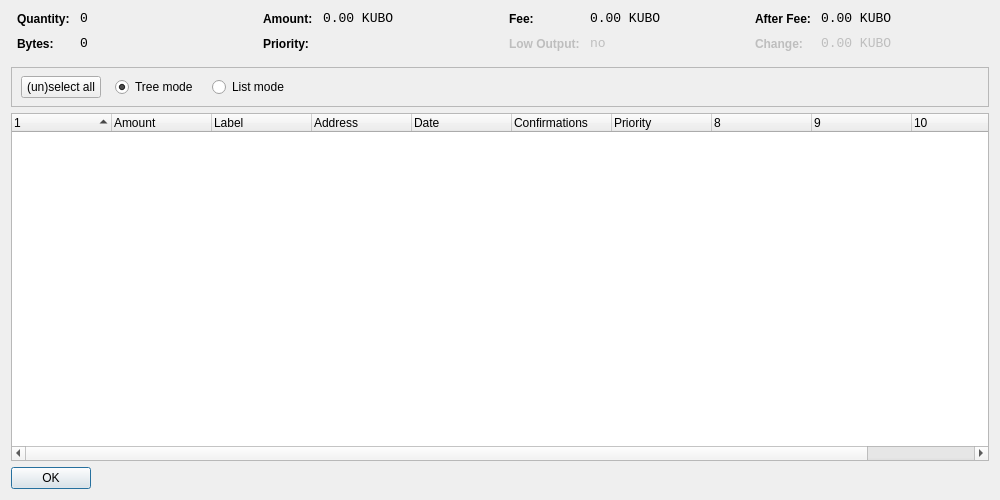
<?xml version="1.0" encoding="UTF-8"?>
<ui version="4.0">
 <class>CoinControlDialog</class>
 <widget class="QDialog" name="CoinControlDialog">
  <property name="geometry">
   <rect>
    <x>0</x>
    <y>0</y>
    <width>1000</width>
    <height>500</height>
   </rect>
  </property>
  <property name="windowTitle">
   <string>Coin Control</string>
  </property>
  <layout class="QVBoxLayout" name="verticalLayout">
   <item>
    <layout class="QHBoxLayout" name="horizontalLayoutTop" stretch="0,0,0,0">
     <property name="topMargin">
      <number>0</number>
     </property>
     <property name="bottomMargin">
      <number>10</number>
     </property>
     <item>
      <layout class="QFormLayout" name="formLayoutCoinControl1">
       <property name="horizontalSpacing">
        <number>10</number>
       </property>
       <property name="verticalSpacing">
        <number>10</number>
       </property>
       <property name="leftMargin">
        <number>6</number>
       </property>
       <property name="rightMargin">
        <number>6</number>
       </property>
       <item row="0" column="0">
        <widget class="QLabel" name="labelCoinControlQuantityText">
         <property name="styleSheet">
          <string notr="true">font-weight:bold;</string>
         </property>
         <property name="text">
          <string>Quantity:</string>
         </property>
        </widget>
       </item>
       <item row="0" column="1">
        <widget class="QLabel" name="labelCoinControlQuantity">
         <property name="font">
          <font>
           <family>Monospace</family>
           <pointsize>10</pointsize>
          </font>
         </property>
         <property name="cursor">
          <cursorShape>IBeamCursor</cursorShape>
         </property>
         <property name="contextMenuPolicy">
          <enum>Qt::ActionsContextMenu</enum>
         </property>
         <property name="text">
          <string notr="true">0</string>
         </property>
         <property name="textInteractionFlags">
          <set>Qt::LinksAccessibleByMouse|Qt::TextSelectableByKeyboard|Qt::TextSelectableByMouse</set>
         </property>
        </widget>
       </item>
       <item row="1" column="0">
        <widget class="QLabel" name="labelCoinControlBytesText">
         <property name="styleSheet">
          <string notr="true">font-weight:bold;</string>
         </property>
         <property name="text">
          <string>Bytes:</string>
         </property>
        </widget>
       </item>
       <item row="1" column="1">
        <widget class="QLabel" name="labelCoinControlBytes">
         <property name="font">
          <font>
           <family>Monospace</family>
           <pointsize>10</pointsize>
          </font>
         </property>
         <property name="cursor">
          <cursorShape>IBeamCursor</cursorShape>
         </property>
         <property name="contextMenuPolicy">
          <enum>Qt::ActionsContextMenu</enum>
         </property>
         <property name="text">
          <string notr="true">0</string>
         </property>
         <property name="textInteractionFlags">
          <set>Qt::LinksAccessibleByMouse|Qt::TextSelectableByKeyboard|Qt::TextSelectableByMouse</set>
         </property>
        </widget>
       </item>
      </layout>
     </item>
     <item>
      <layout class="QFormLayout" name="formLayoutCoinControl2">
       <property name="horizontalSpacing">
        <number>10</number>
       </property>
       <property name="verticalSpacing">
        <number>10</number>
       </property>
       <property name="leftMargin">
        <number>6</number>
       </property>
       <property name="rightMargin">
        <number>6</number>
       </property>
       <item row="0" column="0">
        <widget class="QLabel" name="labelCoinControlAmountText">
         <property name="styleSheet">
          <string notr="true">font-weight:bold;</string>
         </property>
         <property name="text">
          <string>Amount:</string>
         </property>
        </widget>
       </item>
       <item row="0" column="1">
        <widget class="QLabel" name="labelCoinControlAmount">
         <property name="font">
          <font>
           <family>Monospace</family>
           <pointsize>10</pointsize>
          </font>
         </property>
         <property name="cursor">
          <cursorShape>IBeamCursor</cursorShape>
         </property>
         <property name="contextMenuPolicy">
          <enum>Qt::ActionsContextMenu</enum>
         </property>
         <property name="text">
          <string notr="true">0.00 KUBO</string>
         </property>
         <property name="textInteractionFlags">
          <set>Qt::LinksAccessibleByMouse|Qt::TextSelectableByKeyboard|Qt::TextSelectableByMouse</set>
         </property>
        </widget>
       </item>
       <item row="1" column="0">
        <widget class="QLabel" name="labelCoinControlPriorityText">
         <property name="styleSheet">
          <string notr="true">font-weight:bold;</string>
         </property>
         <property name="text">
          <string>Priority:</string>
         </property>
        </widget>
       </item>
       <item row="1" column="1">
        <widget class="QLabel" name="labelCoinControlPriority">
         <property name="font">
          <font>
           <family>Monospace</family>
           <pointsize>10</pointsize>
          </font>
         </property>
         <property name="cursor">
          <cursorShape>IBeamCursor</cursorShape>
         </property>
         <property name="contextMenuPolicy">
          <enum>Qt::ActionsContextMenu</enum>
         </property>
         <property name="text">
          <string/>
         </property>
         <property name="textInteractionFlags">
          <set>Qt::LinksAccessibleByMouse|Qt::TextSelectableByKeyboard|Qt::TextSelectableByMouse</set>
         </property>
        </widget>
       </item>
      </layout>
     </item>
     <item>
      <layout class="QFormLayout" name="formLayoutCoinControl3">
       <property name="horizontalSpacing">
        <number>10</number>
       </property>
       <property name="verticalSpacing">
        <number>10</number>
       </property>
       <property name="leftMargin">
        <number>6</number>
       </property>
       <property name="rightMargin">
        <number>6</number>
       </property>
       <item row="0" column="0">
        <widget class="QLabel" name="labelCoinControlFeeText">
         <property name="styleSheet">
          <string notr="true">font-weight:bold;</string>
         </property>
         <property name="text">
          <string>Fee:</string>
         </property>
        </widget>
       </item>
       <item row="0" column="1">
        <widget class="QLabel" name="labelCoinControlFee">
         <property name="font">
          <font>
           <family>Monospace</family>
           <pointsize>10</pointsize>
          </font>
         </property>
         <property name="cursor">
          <cursorShape>IBeamCursor</cursorShape>
         </property>
         <property name="contextMenuPolicy">
          <enum>Qt::ActionsContextMenu</enum>
         </property>
         <property name="text">
          <string notr="true">0.00 KUBO</string>
         </property>
         <property name="textInteractionFlags">
          <set>Qt::LinksAccessibleByMouse|Qt::TextSelectableByKeyboard|Qt::TextSelectableByMouse</set>
         </property>
        </widget>
       </item>
       <item row="1" column="0">
        <widget class="QLabel" name="labelCoinControlLowOutputText">
         <property name="enabled">
          <bool>false</bool>
         </property>
         <property name="styleSheet">
          <string notr="true">font-weight:bold;</string>
         </property>
         <property name="text">
          <string>Low Output:</string>
         </property>
        </widget>
       </item>
       <item row="1" column="1">
        <widget class="QLabel" name="labelCoinControlLowOutput">
         <property name="enabled">
          <bool>false</bool>
         </property>
         <property name="font">
          <font>
           <family>Monospace</family>
           <pointsize>10</pointsize>
          </font>
         </property>
         <property name="cursor">
          <cursorShape>IBeamCursor</cursorShape>
         </property>
         <property name="contextMenuPolicy">
          <enum>Qt::ActionsContextMenu</enum>
         </property>
         <property name="text">
          <string notr="true">no</string>
         </property>
         <property name="textInteractionFlags">
          <set>Qt::LinksAccessibleByMouse|Qt::TextSelectableByKeyboard|Qt::TextSelectableByMouse</set>
         </property>
        </widget>
       </item>
      </layout>
     </item>
     <item>
      <layout class="QFormLayout" name="formLayoutCoinControl4">
       <property name="horizontalSpacing">
        <number>10</number>
       </property>
       <property name="verticalSpacing">
        <number>10</number>
       </property>
       <property name="leftMargin">
        <number>6</number>
       </property>
       <property name="rightMargin">
        <number>6</number>
       </property>
       <item row="0" column="0">
        <widget class="QLabel" name="labelCoinControlAfterFeeText">
         <property name="styleSheet">
          <string notr="true">font-weight:bold;</string>
         </property>
         <property name="text">
          <string>After Fee:</string>
         </property>
        </widget>
       </item>
       <item row="0" column="1">
        <widget class="QLabel" name="labelCoinControlAfterFee">
         <property name="font">
          <font>
           <family>Monospace</family>
           <pointsize>10</pointsize>
          </font>
         </property>
         <property name="cursor">
          <cursorShape>IBeamCursor</cursorShape>
         </property>
         <property name="contextMenuPolicy">
          <enum>Qt::ActionsContextMenu</enum>
         </property>
         <property name="text">
          <string notr="true">0.00 KUBO</string>
         </property>
         <property name="textInteractionFlags">
          <set>Qt::LinksAccessibleByMouse|Qt::TextSelectableByKeyboard|Qt::TextSelectableByMouse</set>
         </property>
        </widget>
       </item>
       <item row="1" column="0">
        <widget class="QLabel" name="labelCoinControlChangeText">
         <property name="enabled">
          <bool>false</bool>
         </property>
         <property name="styleSheet">
          <string notr="true">font-weight:bold;</string>
         </property>
         <property name="text">
          <string>Change:</string>
         </property>
        </widget>
       </item>
       <item row="1" column="1">
        <widget class="QLabel" name="labelCoinControlChange">
         <property name="enabled">
          <bool>false</bool>
         </property>
         <property name="font">
          <font>
           <family>Monospace</family>
           <pointsize>10</pointsize>
          </font>
         </property>
         <property name="cursor">
          <cursorShape>IBeamCursor</cursorShape>
         </property>
         <property name="contextMenuPolicy">
          <enum>Qt::ActionsContextMenu</enum>
         </property>
         <property name="text">
          <string notr="true">0.00 KUBO</string>
         </property>
         <property name="textInteractionFlags">
          <set>Qt::LinksAccessibleByMouse|Qt::TextSelectableByKeyboard|Qt::TextSelectableByMouse</set>
         </property>
        </widget>
       </item>
      </layout>
     </item>
    </layout>
   </item>
   <item>
    <widget class="QFrame" name="frame">
     <property name="minimumSize">
      <size>
       <width>0</width>
       <height>40</height>
      </size>
     </property>
     <property name="frameShape">
      <enum>QFrame::StyledPanel</enum>
     </property>
     <property name="frameShadow">
      <enum>QFrame::Sunken</enum>
     </property>
     <widget class="QWidget" name="horizontalLayoutWidget">
      <property name="geometry">
       <rect>
        <x>10</x>
        <y>0</y>
        <width>781</width>
        <height>41</height>
       </rect>
      </property>
      <layout class="QHBoxLayout" name="horizontalLayoutPanel" stretch="0,0,0,0,0">
       <property name="spacing">
        <number>14</number>
       </property>
       <item>
        <widget class="QPushButton" name="pushButtonSelectAll">
         <property name="sizePolicy">
          <sizepolicy hsizetype="Maximum" vsizetype="Fixed">
           <horstretch>0</horstretch>
           <verstretch>0</verstretch>
          </sizepolicy>
         </property>
         <property name="text">
          <string>(un)select all</string>
         </property>
        </widget>
       </item>
       <item>
        <widget class="QRadioButton" name="radioTreeMode">
         <property name="sizePolicy">
          <sizepolicy hsizetype="Maximum" vsizetype="Fixed">
           <horstretch>0</horstretch>
           <verstretch>0</verstretch>
          </sizepolicy>
         </property>
         <property name="text">
          <string>Tree mode</string>
         </property>
         <property name="checked">
          <bool>true</bool>
         </property>
        </widget>
       </item>
       <item>
        <widget class="QRadioButton" name="radioListMode">
         <property name="sizePolicy">
          <sizepolicy hsizetype="Maximum" vsizetype="Fixed">
           <horstretch>0</horstretch>
           <verstretch>0</verstretch>
          </sizepolicy>
         </property>
         <property name="text">
          <string>List mode</string>
         </property>
        </widget>
       </item>
       <item>
        <spacer name="horizontalSpacer">
         <property name="orientation">
          <enum>Qt::Horizontal</enum>
         </property>
         <property name="sizeHint" stdset="0">
          <size>
           <width>40</width>
           <height>20</height>
          </size>
         </property>
        </spacer>
       </item>
      </layout>
     </widget>
    </widget>
   </item>
   <item>
    <widget class="CoinControlTreeWidget" name="treeWidget">
     <property name="contextMenuPolicy">
      <enum>Qt::CustomContextMenu</enum>
     </property>
     <property name="sortingEnabled">
      <bool>false</bool>
     </property>
     <property name="columnCount">
      <number>11</number>
     </property>
     <attribute name="headerShowSortIndicator" stdset="0">
      <bool>true</bool>
     </attribute>
     <attribute name="headerStretchLastSection">
      <bool>false</bool>
     </attribute>
     <column>
      <property name="text">
       <string/>
      </property>
     </column>
     <column>
      <property name="text">
       <string>Amount</string>
      </property>
     </column>
     <column>
      <property name="text">
       <string>Label</string>
      </property>
     </column>
     <column>
      <property name="text">
       <string>Address</string>
      </property>
     </column>
     <column>
      <property name="text">
       <string>Date</string>
      </property>
     </column>
     <column>
      <property name="text">
       <string>Confirmations</string>
      </property>
      <property name="toolTip">
       <string>Confirmed</string>
      </property>
     </column>
     <column>
      <property name="text">
       <string>Priority</string>
      </property>
     </column>
     <column>
      <property name="text">
       <string/>
      </property>
     </column>
     <column>
      <property name="text">
       <string/>
      </property>
     </column>
     <column>
      <property name="text">
       <string/>
      </property>
     </column>
     <column>
      <property name="text">
       <string/>
      </property>
     </column>
    </widget>
   </item>
   <item>
    <widget class="QDialogButtonBox" name="buttonBox">
     <property name="sizePolicy">
      <sizepolicy hsizetype="Maximum" vsizetype="Fixed">
       <horstretch>0</horstretch>
       <verstretch>0</verstretch>
      </sizepolicy>
     </property>
     <property name="orientation">
      <enum>Qt::Horizontal</enum>
     </property>
     <property name="standardButtons">
      <set>QDialogButtonBox::Ok</set>
     </property>
    </widget>
   </item>
  </layout>
 </widget>
 <customwidgets>
  <customwidget>
   <class>CoinControlTreeWidget</class>
   <extends>QTreeWidget</extends>
   <header>coincontroltreewidget.h</header>
  </customwidget>
 </customwidgets>
 <resources/>
 <connections/>
</ui>
